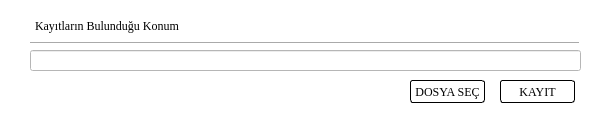
<?xml version="1.0" encoding="UTF-8"?>
<ui version="4.0">
 <class>editRecodFileWayUi</class>
 <widget class="QMainWindow" name="editRecodFileWayUi">
  <property name="geometry">
   <rect>
    <x>0</x>
    <y>0</y>
    <width>590</width>
    <height>135</height>
   </rect>
  </property>
  <property name="minimumSize">
   <size>
    <width>590</width>
    <height>135</height>
   </size>
  </property>
  <property name="maximumSize">
   <size>
    <width>590</width>
    <height>135</height>
   </size>
  </property>
  <property name="windowTitle">
   <string>Kayıt Dosyalarının Konumu</string>
  </property>
  <property name="windowIcon">
   <iconset resource="icons.qrc">
    <normaloff>:/icons/icons/rpath.ico</normaloff>:/icons/icons/rpath.ico</iconset>
  </property>
  <property name="styleSheet">
   <string notr="true">background-color: rgb(255, 255, 255);</string>
  </property>
  <widget class="QWidget" name="centralwidget">
   <widget class="QLabel" name="label">
    <property name="geometry">
     <rect>
      <x>35</x>
      <y>15</y>
      <width>151</width>
      <height>21</height>
     </rect>
    </property>
    <property name="font">
     <font>
      <family>Times New Roman</family>
      <pointsize>9</pointsize>
     </font>
    </property>
    <property name="text">
     <string>Kayıtların Bulunduğu Konum</string>
    </property>
   </widget>
   <widget class="QLineEdit" name="line_recordPath">
    <property name="geometry">
     <rect>
      <x>30</x>
      <y>50</y>
      <width>551</width>
      <height>21</height>
     </rect>
    </property>
    <property name="text">
     <string/>
    </property>
    <property name="readOnly">
     <bool>true</bool>
    </property>
   </widget>
   <widget class="QPushButton" name="fileBrowse_BtnRFW">
    <property name="geometry">
     <rect>
      <x>410</x>
      <y>80</y>
      <width>75</width>
      <height>23</height>
     </rect>
    </property>
    <property name="font">
     <font>
      <family>Times New Roman</family>
     </font>
    </property>
    <property name="styleSheet">
     <string notr="true">QPushButton{
border-radius: 3px;
background-color: rgb(255, 255, 255);
border-top: 1px solid rgb(0, 0, 0);
border-bottom: 1px solid rgb(0, 0, 0);
border-left: 1px solid rgb(0, 0, 0);
border-right: 1px solid rgb(0, 0, 0);
}

QPushButton:hover{
	
	background-color: rgba(230, 230, 230, 252);
}

QPushButton:pressed{
	
	background-color: rgb(200, 200, 200);
}</string>
    </property>
    <property name="text">
     <string>DOSYA SEÇ</string>
    </property>
   </widget>
   <widget class="QPushButton" name="filePathSave_BtnRFW">
    <property name="geometry">
     <rect>
      <x>500</x>
      <y>80</y>
      <width>75</width>
      <height>23</height>
     </rect>
    </property>
    <property name="font">
     <font>
      <family>Times New Roman</family>
     </font>
    </property>
    <property name="styleSheet">
     <string notr="true">QPushButton{
border-radius: 3px;
background-color: rgb(255, 255, 255);
border-top: 1px solid rgb(0, 0, 0);
border-bottom: 1px solid rgb(0, 0, 0);
border-left: 1px solid rgb(0, 0, 0);
border-right: 1px solid rgb(0, 0, 0);
}

QPushButton:hover{
	
	background-color: rgba(230, 230, 230, 252);
}

QPushButton:pressed{
	
	background-color: rgb(200, 200, 200);
}</string>
    </property>
    <property name="text">
     <string>KAYIT</string>
    </property>
   </widget>
   <widget class="Line" name="line_2">
    <property name="geometry">
     <rect>
      <x>30</x>
      <y>40</y>
      <width>550</width>
      <height>5</height>
     </rect>
    </property>
    <property name="minimumSize">
     <size>
      <width>0</width>
      <height>5</height>
     </size>
    </property>
    <property name="maximumSize">
     <size>
      <width>550</width>
      <height>5</height>
     </size>
    </property>
    <property name="frameShadow">
     <enum>QFrame::Raised</enum>
    </property>
    <property name="orientation">
     <enum>Qt::Horizontal</enum>
    </property>
   </widget>
  </widget>
  <widget class="QStatusBar" name="statusbar"/>
 </widget>
 <resources>
  <include location="icons.qrc"/>
 </resources>
 <connections/>
</ui>
